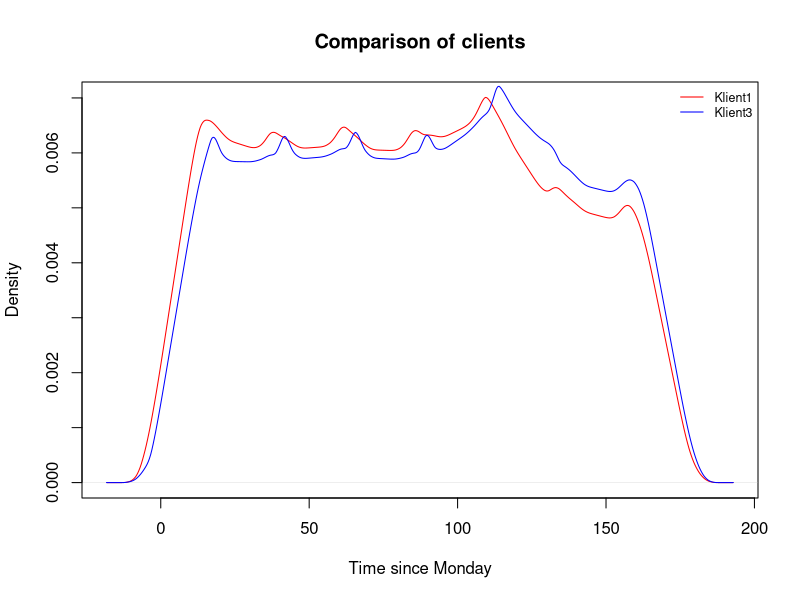
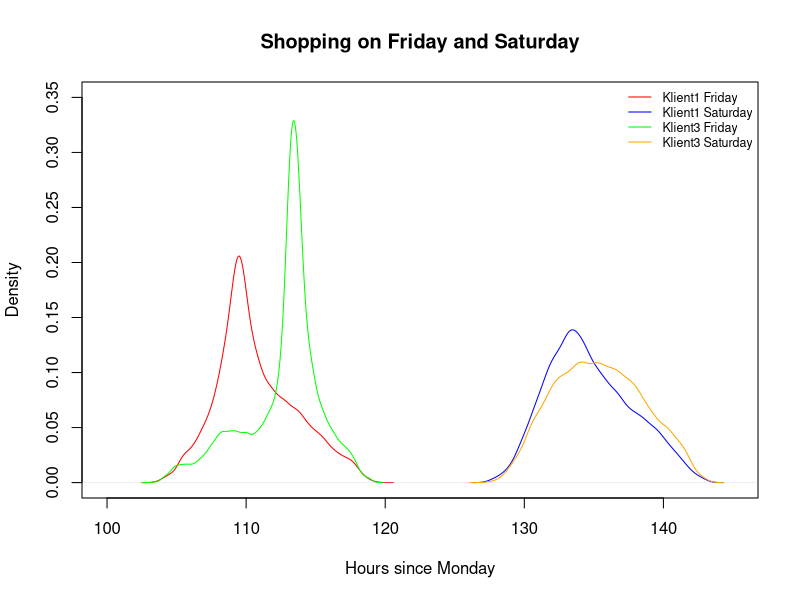
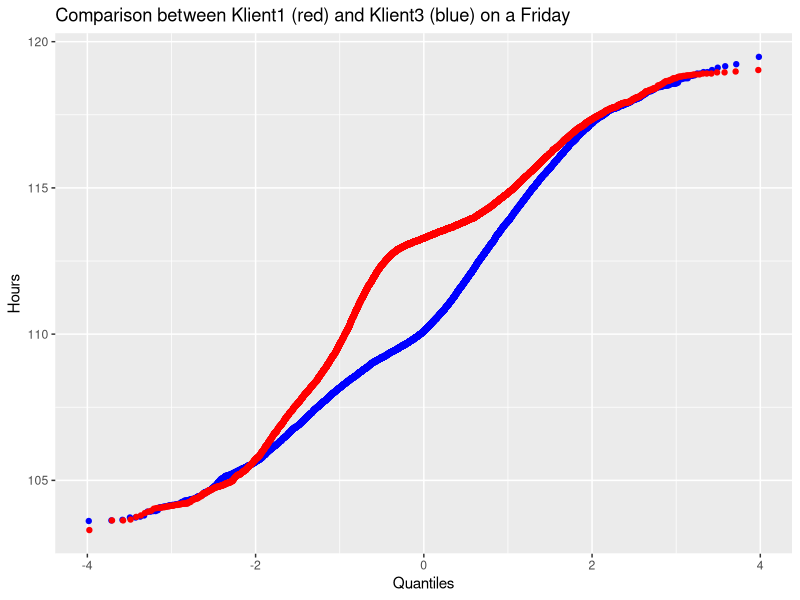
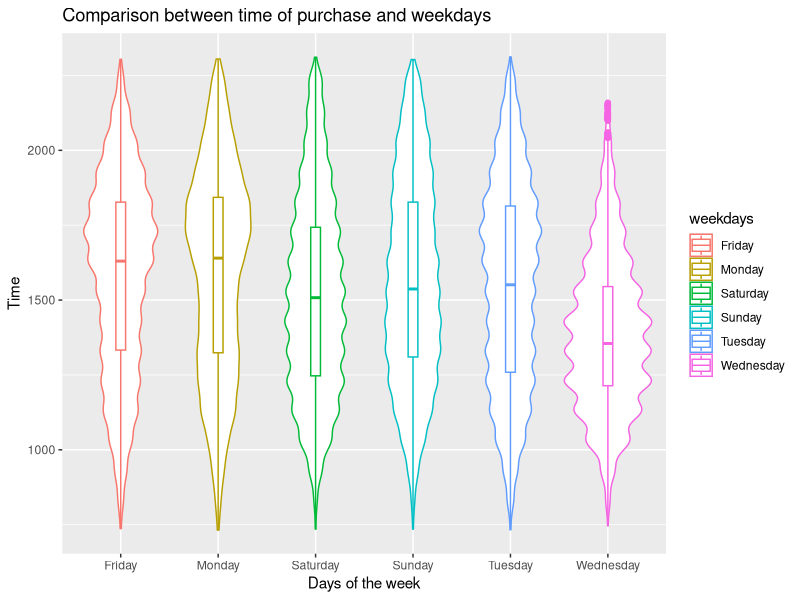
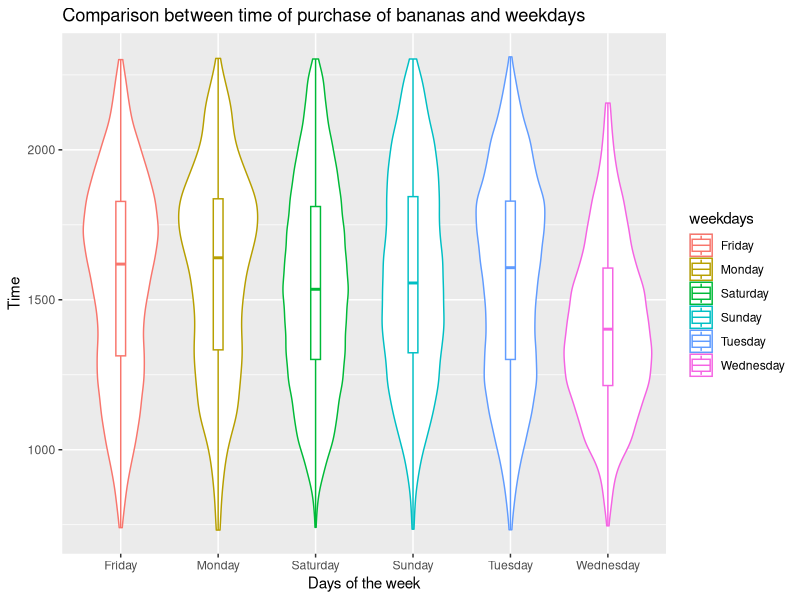
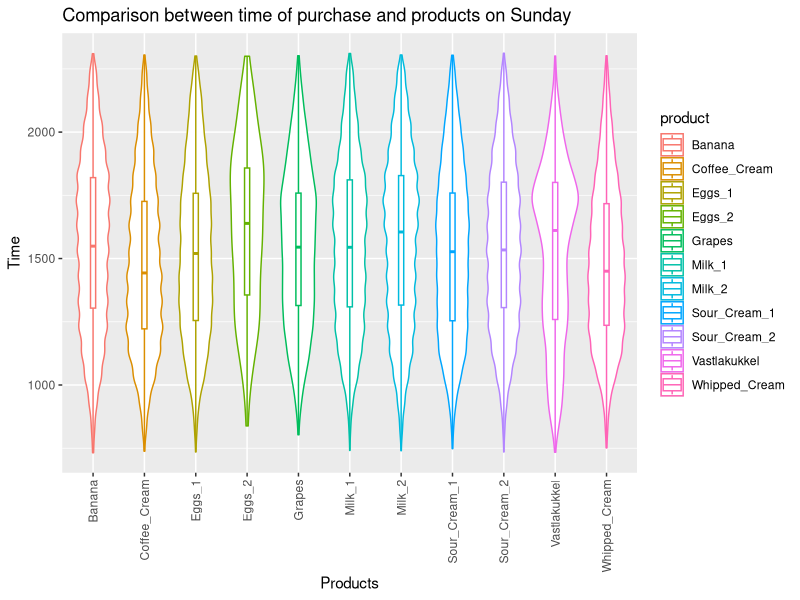
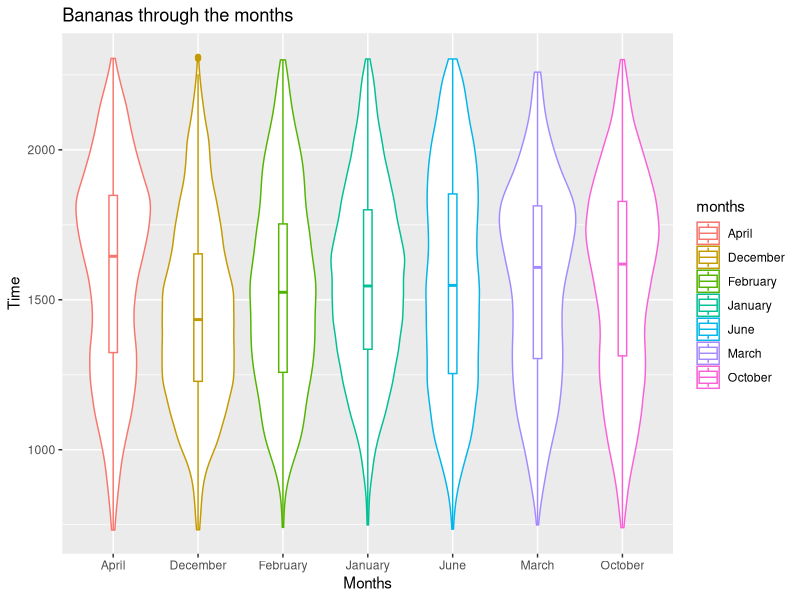
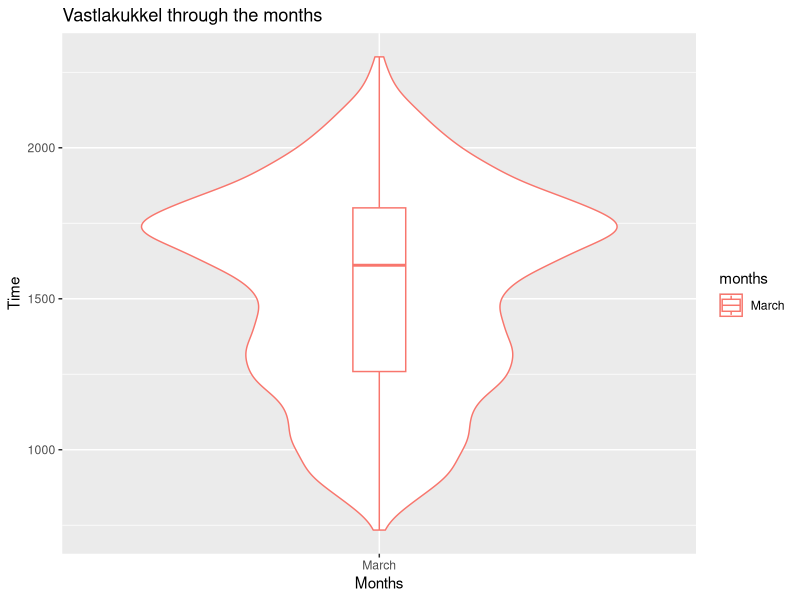

Recreate these plots in R, in order.

library(ggplot2)
klient1 = read.table('klient1.txt', header = FALSE)
klient3 = read.table('klient3.txt', header = FALSE)

den1 = density(klient1$V1, kernel = "triangular", adjust = 2)
plot(den1, col="red", xlab="Time since Monday", main="Comparison of clients")

den3 = density(klient3$V1, kernel="triangular", adjust = 2)
lines(den3, col="blue")
legend('topright', c("Klient1", "Klient3") , lty=1, col=c('red', 'blue'), bty='n', cex=.75)

#ex2  
klient1friday = subset(klient1, V1 >= 96 & V1 < 120)
klient1saturday = subset(klient1, V1 >= 120 & V1 < 144)

klient3friday = subset(klient3, V1 >= 96 & V1 < 120)
klient3saturday = subset(klient3, V1 >= 120 & V1 < 144)

den1friday = density(klient1friday$V1, na.rm = TRUE)
den1saturday = density(klient1saturday$V1, na.rm = TRUE)
den3friday = density(klient3friday$V1, na.rm = TRUE)
den3saturday= density(klient3saturday$V1, na.rm = TRUE)

plot(den1friday, col="red", type='l', xlim=range(c(100, 145)), ylim = range(c(0.00, 0.35)), main = "Shopping on Friday and Saturday", xlab = "Hours since Monday")
lines(den1saturday, col="blue", type='l')
lines(den3friday, col="green")
lines(den3saturday, col="orange")
legend('topright', c("Klient1 Friday", "Klient1 Saturday", "Klient3 Friday", "Klient3 Saturday") , lty=1, col=c('red', 'blue', 'green', 'orange'), bty='n', cex=.75)

ggplot(data=klient1friday, aes(sample=V1)) +
  geom_qq(fill="blue", color="blue") +
  geom_qq(data=klient3friday, aes(sample=V1), color="red") +
  labs("title" = "Comparison between Klient1 (red) and Klient3 (blue) on a Friday", y="Hours", x = "Quantiles")
  

#ex3
product = read.table('product_time_shop.txt', header = TRUE, stringsAsFactors = F, sep = ";")
productdf = data.frame(product)

setNames(aggregate(shop_id ~ product, data = productdf, FUN = length), c("Product on all shops", "Amount"))

subset18 <- subset(product, shop_id == 18)
setNames(aggregate(shop_id ~ product, data = subset18, FUN = length), c("Product on Shop 18", "Amount"))

subset21 <- subset(product, shop_id == 21)
setNames(aggregate(shop_id ~ product, data = subset21, FUN = length), c("Product on Shop 21", "Amount"))

subset3 <- subset(product, shop_id == 3)
setNames(aggregate(shop_id ~ product, data = subset3, FUN = length), c("Product on Shop 3", "Amount"))

subset32 <- subset(product, shop_id == 32)
setNames(aggregate(shop_id ~ product, data = subset32, FUN = length), c("Product on Shop 32", "Amount"))

subset4 <- subset(product, shop_id == 4)
setNames(aggregate(shop_id ~ product, data = subset4, FUN = length), c("Product on Shop 4", "Amount"))

txt=product$date
cmb_date=paste(substr(txt,1,4),'-',substr(txt,5,6),'-',substr(txt,7,8),sep='')
mydates <- as.Date(cmb_date)
product["weekdays"] <- weekdays(mydates)
product["months"] <- months(mydates)
product["days"] <- as.numeric(format(mydates,"%d"))
product["doy"] <- as.numeric(format(mydates,"%j"))
product["year"] <- as.numeric(format(mydates,"%Y"))

print("Dates covered")
unique(mydates)

print("Years covered")
unique(product$year)

print("Months covered")
unique(product$months)

#weekdays
#time vs days
ggplot(product, aes(x=weekdays, y=time, color=weekdays)) + 
  geom_violin() + 
  geom_boxplot(width=.1) +
  labs(y="Time", x = "Days of the week", title = "Comparison between time of purchase and weekdays")

bananaSubset = subset(product, product == "Banana")
ggplot(bananaSubset, aes(x=weekdays, y=time, color=weekdays)) + 
  geom_violin() + 
  geom_boxplot(width=.1) +
  labs(y="Time", x = "Days of the week", title = "Comparison between time of purchase of bananas and weekdays")

#products
#time of day vs products on sunday
sundaySubset = subset(product, weekdays != "domingo")

ggplot(sundaySubset, aes(x=product, y=time, color=product)) + 
  geom_violin() + 
  geom_boxplot(width=.1) +
  labs(y="Time", x = "Products", title = "Comparison between time of purchase and products on Sunday") +
  theme(axis.text.x=element_text(angle=90,hjust=1,vjust=0.5))
  

ggplot(bananaSubset, aes(x=months, y=time, color=months)) + 
  geom_violin() + 
  geom_boxplot(width=.1) +
  labs(y="Time", x = "Months", title = "Bananas through the months")

vastlakukkelSubset = subset(product, product == "Vastlakukkel")
ggplot(vastlakukkelSubset, aes(x=months, y=time, color=months)) + 
  geom_violin() + 
  geom_boxplot(width=.1) +
  labs(y="Time", x = "Months", title = "Vastlakukkel through the months")

ggplot(product, aes(x=product, y=doy, color=product)) + 
  geom_violin() + 
  #geom_boxplot(width=.1) +
  labs(y="Day of the year", x = "Months", title = "Products bought throughout the year") +
  theme(axis.text.x=element_text(angle=90,hjust=1,vjust=0.5))

#shops
product["shop_id"] <- lapply(product["shop_id"], as.character)
ggplot(product, aes(x=shop_id, y=time, group=shop_id, color=shop_id)) + 
  geom_violin() +
  geom_boxplot(width=.1) +
  labs(y="Time", x = "Store", title = "Time of purchase in store")

ggplot(product, aes(x=shop_id, y=doy, group=shop_id, color=shop_id)) + 
  geom_violin() +
  geom_boxplot(width=.1) +
  labs(y="Day of the year", x = "Store", title = "Days of purchase in all stores")

subset18 = subset(product, year == "2014" & shop_id == 18)
ggplot(subset18, aes(x=product, y=doy, group=product, color=product)) + 
  geom_violin() +
  labs(y="Day of the year", x = "Product", title = "Products purchased in store 18, analyzed by day of the year") +
  theme(axis.text.x=element_text(angle=90,hjust=1,vjust=0.5))

#ex 5
ggplot(subset18, aes(x=product, y=doy, group=product, color=product)) + 
  geom_violin() +
  labs(y="Day of the year", x = "Product", title = "Products purchased in store 18, analyzed by day of the year") +
  theme(axis.text.x=element_text(angle=90,hjust=1,vjust=0.5))

print("Bananas sold")
subsetbanana2014 = subset(bananaSubset, year == 2014)
setNames(aggregate(product ~ doy, data = subsetbanana2014, FUN = length), c("Day of year", "Bananas sold"))

print("Milk type 1 sold")
subsetmilk2014 = subset(product, product == "Milk_1")
setNames(aggregate(product ~ doy, data = subsetmilk2014, FUN = length), c("Day of year", "Milk type 1 sold"))

print("Vastlakukkel sold")
subsetvastlakukkel = subset(product, product == "Vastlakukkel" & year == 2014)
setNames(aggregate(product ~ doy, data = subsetvastlakukkel, FUN = length), c("Day of year", "Vastlakukkel sold"))
